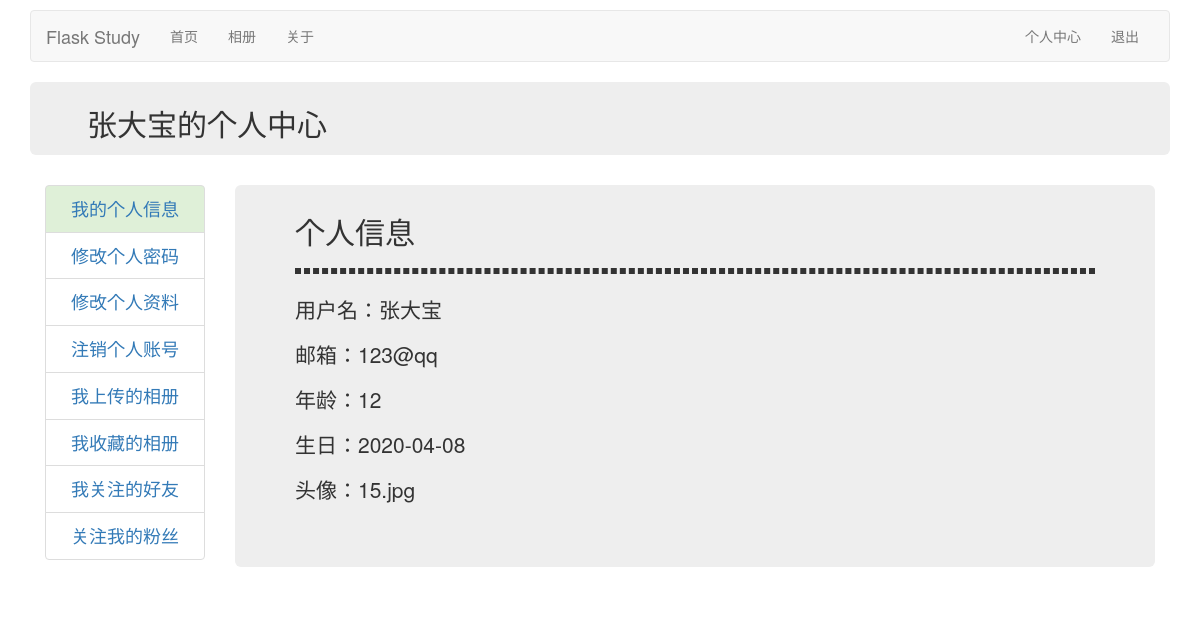
Page /detail/ (signed in) on the earlier database version.
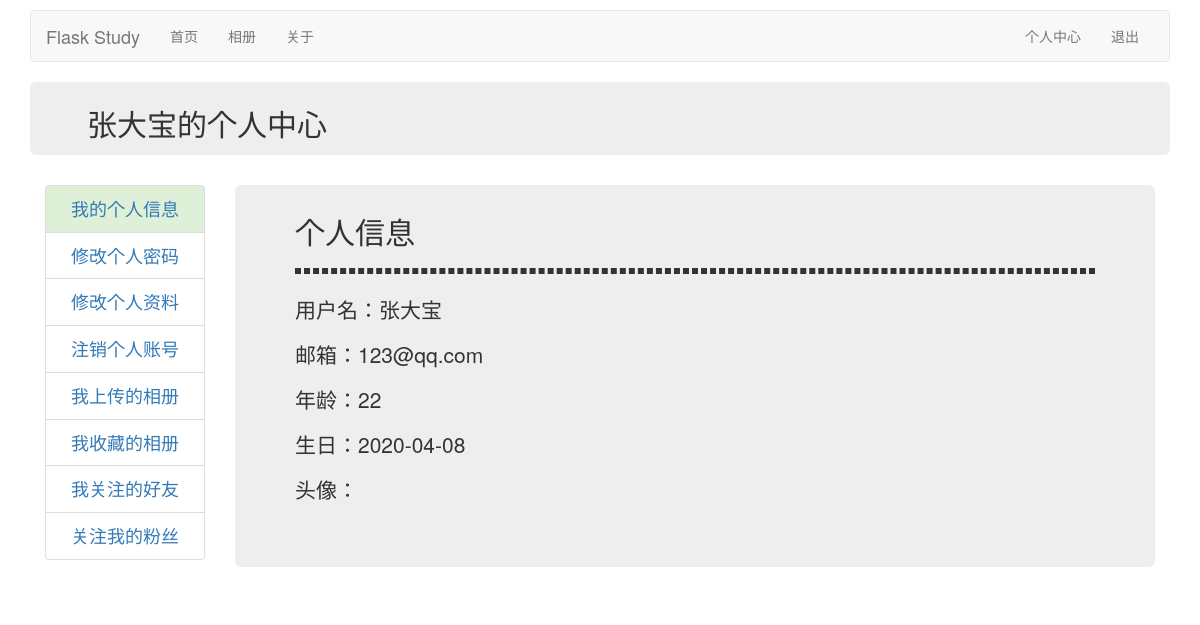
Same page on the later database version.
### tables this page shows
CREATE TABLE users (
  id integer primary key autoincrement,
  name string not null,
  pwd string not null,
  email string not null,
  age integer not null,
  birthday DATE not null,
  face string
);

### flask001.py (the view)
@app.route('/detail/', methods=['GET', 'POST'])
@user_login_req
def user_detail():  # 个人信息
    user = query_user_by_name(session.get("user_name"))
    return render_template("user_detail.html", user=user)

### flask001.py (called while the page is built)
def connect_db():
    db = sqlite3.connect(app.config['DATABASE'])
    return db

@app.before_request
def before_request():
    g.db = connect_db()

@app.teardown_request
def teardown_request(exception):
    if hasattr(g, 'db'):
        g.db.close()

def query_user_by_name(user_name):
    sql_select = "SELECT *FROM users WHERE name =?"
    args = [user_name]
    cur = g.db.execute(sql_select, args)
    items = cur.fetchall()  # 取出第一条数据
    if len(items) < 1:
        return None
    first_item = items[0]
    user = User()
    user.fromList(first_item[1:])  # 第一位为id 从第二位才开始赋值
    return user

def user_login_req(f):
    @wraps(f)
    def decorated_function(*args, **kwargs):
        if "user_name" not in session:
            return redirect(url_for("user_login", next=request.url))  # next表示 当访问某一网页时，如果判断未登陆，则定位到登陆界面
        return f(*args, **kwargs)  # 执行 f 函数本身
    return decorated_function

### model.py (called while the page is built)
    def fromList(self, user_info):
        self.name = user_info[0]
        self.pwd = user_info[1]
        self.email = user_info[2]
        self.age = user_info[3]
        self.birthday = user_info[4]
        self.face = user_info[5]

### templates/user_detail.html (shortened to what this page needs)
{% extends 'layout.html' %}
{% block content %}
    <div class="jumbotron" style="padding: 5px 5%">
        <h2>{{ session.get("user_name") }}的个人中心</h2>
    </div>
    <div>
        {% include "user_menu.html" %}
        <div class="col-md-10">
            <div class="jumbotron" style="padding-top: 10px">
                <h2>个人信息</h2>
                <hr style="border: dashed"/>
                <p>用户名：{{ user.name }}</p>
                <p>邮箱：{{ user.email }}</p>
                <p>年龄：{{ user.age }}</p>
                <p>生日：{{ user.birthday }}</p>
                <p>头像：{{ user.face }}</p>
            </div>
        </div>
    </div>
{% endblock %}

### templates/layout.html (shortened to what this page needs)
<!DOCTYPE html>
<html lang="en">
<head>
    <link href="{{ url_for('static',filename='bootstrap/bootstrap.min.css') }}" rel="stylesheet">
</head>
<body>
<div class="container">
    <nav class="navbar navbar-default" style="margin-top: 10px">
        <div class="container-fluid">
            <div class="navbar-header">
                <a class="navbar-brand" href="#">Flask Study</a>
            </div>
            <div id="navbar" class="navbar-collapse collapse">
                <ul class="nav navbar-nav">
                    <li id="nav-1"><a href="{{ url_for("index") }}">首页</a></li>
                    <li><a href="#">相册</a></li>
                    <li><a href="#">关于</a></li>
                </ul>
                <ul class="nav navbar-nav navbar-right">
                    {% if "user_name" in session %}
                        <li id="nav-2"><a href="{{ url_for("user_center") }}">个人中心</a></li>
                        <li id="nav-3"><a href="{{ url_for("logout") }}">退出</a></li>
                    {% else %}
                        <li id="nav-4"><a href="{{ url_for("user_login") }}">登录 </a></li>
                        <li id="nav-5"><a href="{{ url_for("user_regist") }}">注册</a></li>
                    {% endif %}
                </ul>
            </div>
        </div>
    </nav>
    {% block content %}{% endblock %}
</div>
</body>
</html>

### templates/user_menu.html
<div class="col-md-2">
    <ul class="list-group" style="font-size: large;text-align: center">
        <li id="item-1" class="list-group-item">
            <a href="{{ url_for("user_detail") }}">我的个人信息</a>
        </li>
        <li id="item-2" class="list-group-item">
            <a href="{{ url_for("user_pwd") }}">修改个人密码</a>
        </li>
        <li id="item-3" class="list-group-item">
            <a href="{{ url_for("user_info") }}">修改个人资料</a>
        </li>
        <li id="item-4" class="list-group-item">
            <a href="{{ url_for("user_del") }}">注销个人账号</a>
        </li>
        <li id="item-5" class="list-group-item">
            <a href="{{ url_for("user_del") }}">我上传的相册</a>
        </li>
        <li id="item-6" class="list-group-item">
            <a href="{{ url_for("user_del") }}">我收藏的相册</a>
        </li>
        <li id="item-7" class="list-group-item">
            <a href="{{ url_for("user_del") }}">我关注的好友</a>
        </li>
        <li id="item-8" class="list-group-item">
            <a href="{{ url_for("user_del") }}">关注我的粉丝</a>
        </li>
    </ul>
</div>

Differences in the rows shown:
changed users "张大宝": email "123@qq" → "123@qq.com"; age "12" → "22"; face "15.jpg" → (not shown)
